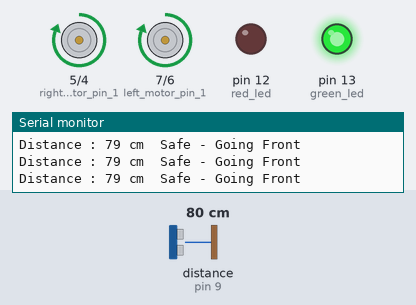
This sketch was run on a simulated Arduino Uno, built with avr-gcc and run on an emulated ATmega328P. Shown: motor-driver pin pairs drawn as motors (green arrow = first pin HIGH = forward, orange = second pin HIGH = backward, longer = more drive), output pins drawn as LEDs (lit = HIGH), the last lines printed to the serial monitor. Wiring (inferred from the names in the program): ultrasonic range finder: trigger pin 8; echo pin 9. The test bench sets the inputs (shaded band); at power-on: distance to the obstacle (sensor on pin 9) 80 cm. The echo pulse lasts 58.3 µs per cm; pins used as bus, display or sensor lines are not drawn.

Above: at 1.2 s.
1.3 s: distance to the obstacle (sensor on pin 9) set to 17 cm
4.3 s: distance to the obstacle (sensor on pin 9) set to 14 cm
At 5.0 s:
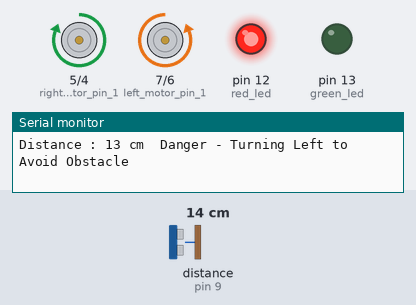
Timing chart, 0 to 7.3 s (numbered marks = the images above; inputs shaded):
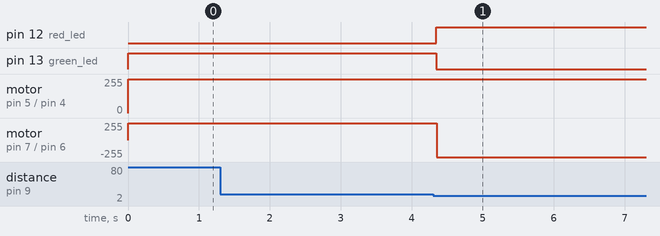

The sketch:

Program_11-Obstacle_Avoiding_Robot.ino
```cpp
int left_motor_pin_1 = 7;    // Declare variable to store pin value connected to left motor driver pin 1
int left_motor_pin_2 = 6;    // Declare variable to store pin value connected to left motor driver pin 2

int right_motor_pin_1 = 5;    // Declare variable to store pin value connected to right motor driver pin 1
int right_motor_pin_2 = 4;    // Declare variable to store pin value connected to right motor driver pin 2

int trigger_pin = 8;  // Declare variable to store value of pin connected to trigger pin of ultrasonic
int echo_pin = 9;  // Declare variable to store value of pin connected to echo pin of ultrasonic

int green_led = 13;   // Declare variable to store value of pin connected to green led
int red_led = 12;    // Declare variable to store value of pin connected to red led

int distance;   // declare a variable to store distance value
long duration;  // store value returned by pulseIn function

void setup() {
  Serial.begin(9600);   // sets the serial baud rate to 9600

  pinMode(left_motor_pin_1, OUTPUT); // set left motor pin 1 as OUTPUT
  pinMode(left_motor_pin_2, OUTPUT); // set left motor pin 2 as OUTPUT

  pinMode(right_motor_pin_1, OUTPUT); // set right motor pin 1 as OUTPUT
  pinMode(right_motor_pin_2, OUTPUT); // set right motor pin 2 as OUTPUT

  pinMode(trigger_pin, OUTPUT);   // sets trigger_pin as OUTPUT
  pinMode(echo_pin, INPUT);   // sets echo_pin as INPUT

  pinMode(green_led, OUTPUT); // sets green led pin to OUTPUT
  pinMode(red_led, OUTPUT); // sets red led pin to OUTPUT
}

void loop() {
  digitalWrite(trigger_pin, LOW);    // apply 0V to trigger pin
  delayMicroseconds(2);   // pause program for 2 micro seconds -> 1 seconds = 1000000 micro seconds
  digitalWrite(trigger_pin, HIGH);       // apply 5V to trigger pin
  delayMicroseconds(10);    // pause program for 2 micro seconds -> 1 seconds = 1000000 micro seconds
  digitalWrite(trigger_pin, LOW);        // apply 0V to trigger pin

  duration = pulseIn(echo_pin, HIGH);   // listen for echo
  distance = (duration / 2) / 29.1;   // calculating distance in cm

  Serial.print("Distance : ");    // print distance data on Serial monitor
  Serial.print(distance);
  Serial.print(" cm ");

  if (distance < 15) { // checks if distance of Object is less than 15 cm
    digitalWrite(red_led, HIGH);  // turns on red led
    digitalWrite(green_led, LOW);  // turns off green led
    Serial.print(" Danger - ");   // print "Danger" if object is near

    turnLeft();  // turns robot in left direction
    Serial.println("Turning Left to Avoid Obstacle");
  } else {   // distance less than 15 cm
    digitalWrite(green_led, HIGH);  // turns on green led
    digitalWrite(red_led, LOW);  // turns off red led
    Serial.print(" Safe - ");   // print "Safe" if object is far

    goFront();  // robot moves in front direction
    Serial.println("Going Front");
  }
}


void goFront() {  // this function moves robot in front direction
  digitalWrite(right_motor_pin_1, HIGH);   // supplies 5V to right motor pin 1
  digitalWrite(right_motor_pin_2, LOW);   // supplies 0V to right motor pin 2

  digitalWrite(left_motor_pin_1, HIGH);   // supplies 5V to left motor pin 1
  digitalWrite(left_motor_pin_2, LOW);   // supplies 0V to left motor pin 2
}

void reverse() {  // this function moves robot reverse
  digitalWrite(right_motor_pin_1, LOW);   // supplies 0V to right motor pin 1
  digitalWrite(right_motor_pin_2, HIGH);   // supplies 5V to right motor pin 2

  digitalWrite(left_motor_pin_1, LOW);   // supplies 0V to left motor pin 1
  digitalWrite(left_motor_pin_2, HIGH);   // supplies 5V to left motor pin 2
}

void turnLeft() {  // this function turns robot in left direction
  digitalWrite(right_motor_pin_1, HIGH);   // supplies 5V to right motor pin 1
  digitalWrite(right_motor_pin_2, LOW);   // supplies 0V to right motor pin 2

  digitalWrite(left_motor_pin_1, LOW);   // supplies 0V to left motor pin 1
  digitalWrite(left_motor_pin_2, HIGH);   // supplies 5V to left motor pin 2
}

void turnRight() {  // this function turns robot in right direction
  digitalWrite(right_motor_pin_1, LOW);   // supplies 0V to right motor pin 1
  digitalWrite(right_motor_pin_2, HIGH);   // supplies 5V to right motor pin 2

  digitalWrite(left_motor_pin_1, HIGH);   // supplies 5V to left motor pin 1
  digitalWrite(left_motor_pin_2, LOW);   // supplies 0V to left motor pin 2
}
```

Measured:
- the behaviour switches between 16 and 15 cm on distance to the obstacle (sensor on pin 9) (found by bisection; images 0 and 1)
- after the input at 4.3 s, pin 12 (red_led): LOW → HIGH at once; pin 13 (green_led): HIGH → LOW at once; motor on pin 7 (left_motor_pin_1) / pin 6 (left_motor_pin_2): forward 255/255 → backward 255/255 after 0.05 s
